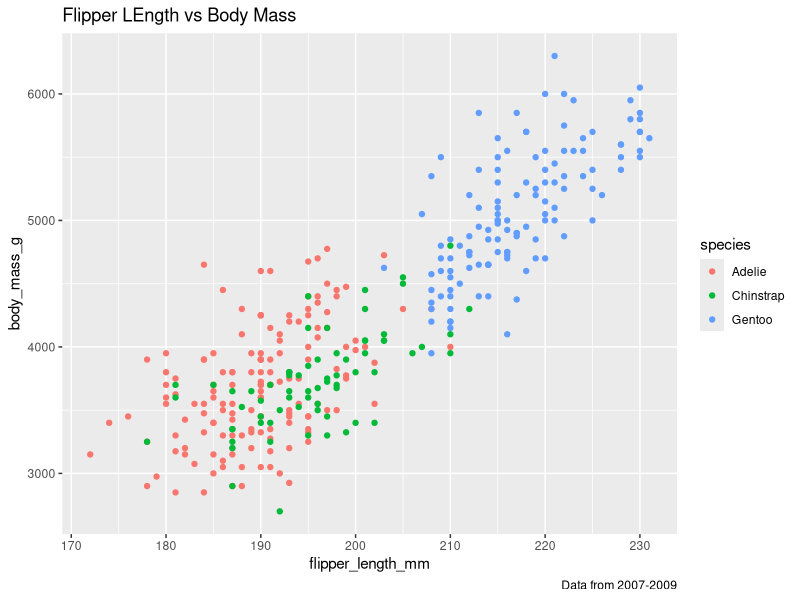

Source code (R):
## ---- chunk 1
library("tidyverse")
library("palmerpenguins")

## ---- chunk 2
ggplot(data=penguins)+
  geom_point(mapping=aes(x=flipper_length_mm,y=body_mass_g,color=species))+
  labs(title="Flipper LEngth vs Body Mass",caption="Data from 2007-2009")
